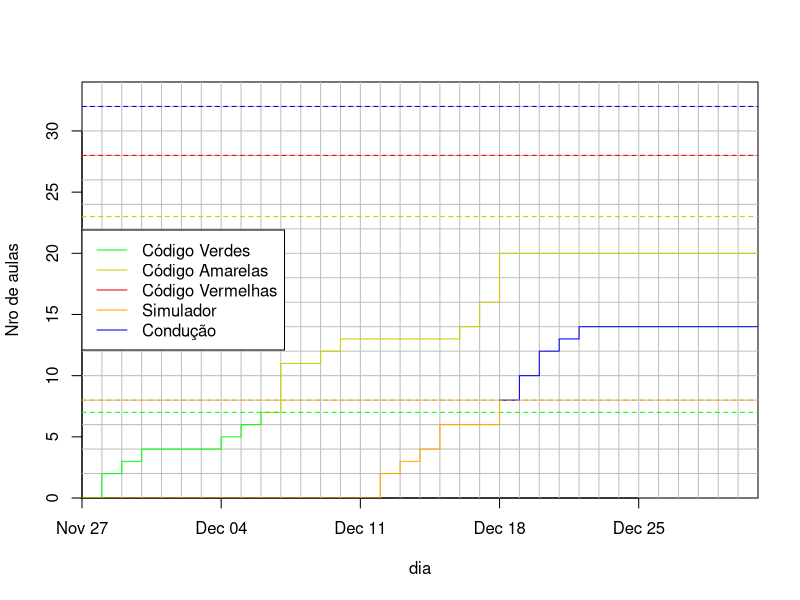

Reproduce this figure in R.
df <- read.csv(file.path("data", "aulas.csv"))

dias <- as.Date(df$dia)
codigo <- cumsum(df$codigo)
conducao <- cumsum(df$conducao)

diff_dias <- as.numeric(
  difftime(
    max(dias),
    min(dias),
    unit = "days"
  )
)

png("progresso.png",
  width = 8,
  height = 8,
  units = "cm",
  res = 2048,
  pointsize = 4
)

plot(
  dias,
  codigo,
  ylim = c(0, 34),
  xaxs = "i",
  yaxs = "i",
  xlab = "dia",
  ylab = "Nro de aulas",
  col = "white"
)
grid(
  nx = diff_dias,
  ny = 17,
  lty = 1,
  col = "gray",
  lwd = 1
)

# Linhas do código
lines(
  dias[codigo < 8],
  codigo[codigo < 8],
  col = "green",
  type = "s"
)
lines(
  dias[codigo >= 7 & codigo < 24],
  codigo[codigo >= 7 & codigo < 24],
  col = "yellow3",
  type = "s"
)
lines(
  dias[codigo >= 23],
  codigo[codigo >= 23],
  col = "red",
  type = "s"
)
abline(h = 7, col = "green", lty = 2)
abline(h = 23, col = "yellow3", lty = 2)
abline(h = 28, col = "red", lty = 2)

# Linhas da condução
lines(
  dias[conducao <= 8],
  conducao[conducao <= 8],
  col = "orange",
  type = "s"
)
lines(
  dias[conducao >= 8 & dias <= Sys.Date()],
  conducao[conducao >= 8 &  dias<= Sys.Date()],
  col = "blue",
  type = "s"
)
lines(
  dias[conducao >= 8 & dias >= Sys.Date()],
  conducao[conducao >= 8 & dias >= Sys.Date()],
  col = "blue",
  type = "s", lty=2
)
abline(h = 8, col = "orange", lty = 2)
abline(h = 32, col = "blue", lty = 2)

legend(
  x = "left",
  legend = c(
    "Código Verdes",
    "Código Amarelas",
    "Código Vermelhas",
    "Simulador",
    "Condução"
  ),
  col = c("green", "yellow3", "red", "orange", "blue"),
  lty = 1,
  lwd = 1
)
